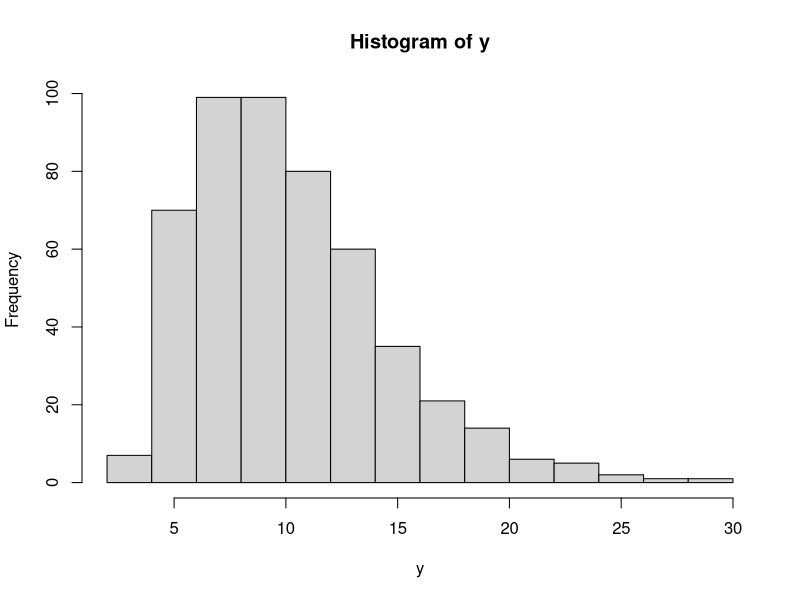

The R script that drew this image:
#Soal 3
# a. fungsi probabilitas x=3, v=10
x<-3
df<-10
prob <- dchisq(x,df, ncp=0, log=FALSE)

cat("a. Fungsi probabilitas chi square =", prob, "\n")
# Fungsi probabilitas chi square = 0.02353326 


# b. histogram
y <- rchisq(500, 10, ncp=0)


hist(y)

# c. nilai rataan dan varian
# The mean and variance of the chi-squared distribution are
# μ = v and σ2 = 2v
rataan = mean(y)
varian = var(y)
cat("c. nilai rataan =", rataan, "\n")
cat("   nilai varians =", varian)